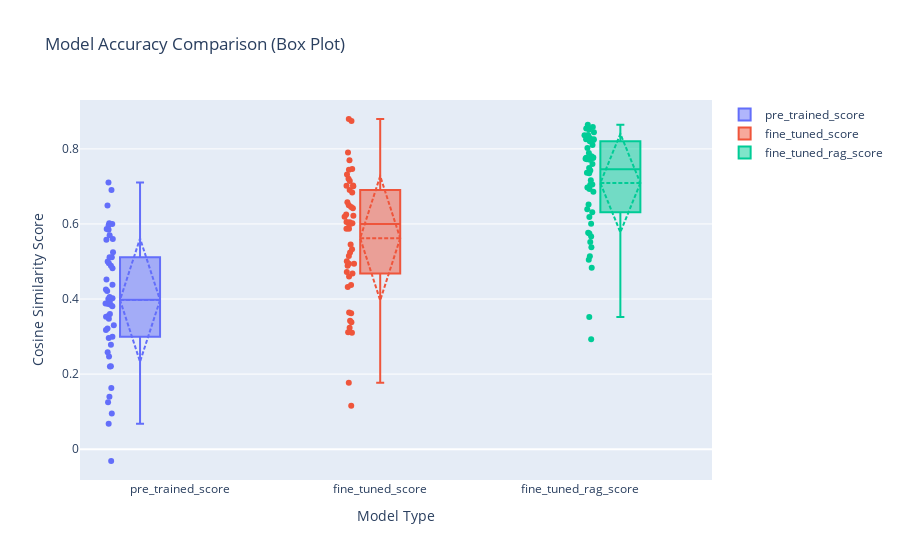

Write notebook code for a chart like this one.
### Code cell
fig = go.Figure()

# Create box plot for each model score
for col in ploting_column:
    fig.add_trace(
        go.Box(
            y=data[col][200:250],
            name=col,
            boxmean='sd',  
            marker=dict(color=None), 
            boxpoints='all',  
            jitter=0.3,
            whiskerwidth=0.2
        )
    )

fig.update_layout(
    title="Model Accuracy Comparison (Box Plot)",
    xaxis_title="Model Type",
    yaxis_title="Cosine Similarity Score",
    boxmode='group',
    boxgap=0.4,          
    boxgroupgap=0
)

fig.show()

### Figure 1 — Plotly figure (JSON) as saved in the notebook; plotly's stock layout.template omitted (floating-point values rounded to 4 significant figures)
{"data": [{"boxmean": "sd", "boxpoints": "all", "jitter": 0.3, "name": "pre_trained_score", "type": "box", "whiskerwidth": 0.2, "y": [0.388, 0.1398, 0.2203, 0.3177, 0.1249, 0.5966, 0.3848, 0.2784, 0.4, 0.2583, 0.4819, 0.6904, 0.4052, 0.4518, 0.3473, 0.09471, 0.6493, -0.03153, 0.3601, 0.2211, 0.3213, 0.7104, 0.4212, 0.2963, 0.4951, 0.4378, 0.247, 0.5599, 0.5698, 0.3548, 0.4886, 0.5113, 0.4252, 0.558, 0.3966, 0.3302, 0.06802, 0.3808, 0.1633, 0.6001, 0.5002, 0.5843, 0.3867, 0.402, 0.2994, 0.6022, 0.5246, 0.5116, 0.353, 0.5864]}, {"boxmean": "sd", "boxpoints": "all", "jitter": 0.3, "name": "fine_tuned_score", "type": "box", "whiskerwidth": 0.2, "y": [0.5875, 0.3422, 0.3237, 0.4598, 0.3101, 0.7462, 0.6005, 0.4723, 0.6019, 0.362, 0.6221, 0.7202, 0.605, 0.5872, 0.5148, 0.3383, 0.8742, 0.1154, 0.5007, 0.4681, 0.4374, 0.8797, 0.5451, 0.524, 0.7016, 0.65, 0.3642, 0.7446, 0.6835, 0.5324, 0.6421, 0.6453, 0.6577, 0.6907, 0.6045, 0.4938, 0.1768, 0.619, 0.3114, 0.7907, 0.6249, 0.7146, 0.4938, 0.5999, 0.4318, 0.7699, 0.7007, 0.7027, 0.4885, 0.7321]}, {"boxmean": "sd", "boxpoints": "all", "jitter": 0.3, "name": "fine_tuned_rag_score", "type": "box", "whiskerwidth": 0.2, "y": [0.7163, 0.5381, 0.5668, 0.6008, 0.4831, 0.8541, 0.7595, 0.631, 0.8202, 0.5138, 0.7758, 0.8258, 0.7426, 0.7047, 0.6521, 0.5764, 0.7893, 0.3518, 0.6392, 0.6972, 0.6858, 0.7761, 0.7351, 0.7049, 0.8291, 0.8517, 0.5043, 0.8585, 0.7807, 0.7737, 0.8443, 0.8337, 0.8641, 0.837, 0.749, 0.6184, 0.2931, 0.7363, 0.552, 0.8361, 0.8259, 0.8238, 0.6979, 0.7725, 0.5747, 0.7771, 0.7711, 0.8026, 0.6932, 0.8106]}], "layout": {"boxgap": 0.4, "boxgroupgap": 0, "boxmode": "group", "title": {"text": "Model Accuracy Comparison (Box Plot)"}, "xaxis": {"title": {"text": "Model Type"}}, "yaxis": {"title": {"text": "Cosine Similarity Score"}}}}
